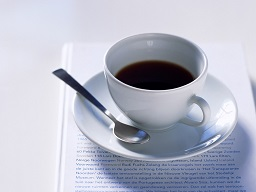
#> input picture Day1/ex1-1_pycharm_basic/sample.jpg, 256 x 192 px
$ python ex1-1_pycharm_basic.py
#> lines starting #> are read from the running program, lines starting #| are printed output that depends on the picture

"""
Pycharm basics
"""

import cv2


img = cv2.imread('./sample.jpg')
#> img is the input picture: shape (192, 256, 3); mean B, G, R 200.5, 186, 183.1

cv2.imshow('img', img)
cv2.waitKey(0)  # display the window infinitely until any keypress
cv2.destroyAllWindows()

img2 = img
img2[:, :, 0] = 0  # turn off the all blue pixels (BGR)
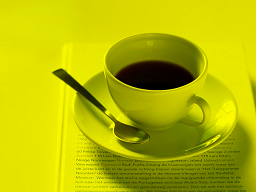
#> img2: shape (192, 256, 3); mean B, G, R 0, 186, 183.1
cv2.imwrite('./sample_out.jpg', img2)
cv2.imshow('img2', img2)
cv2.waitKey(0)
cv2.destroyAllWindows()
